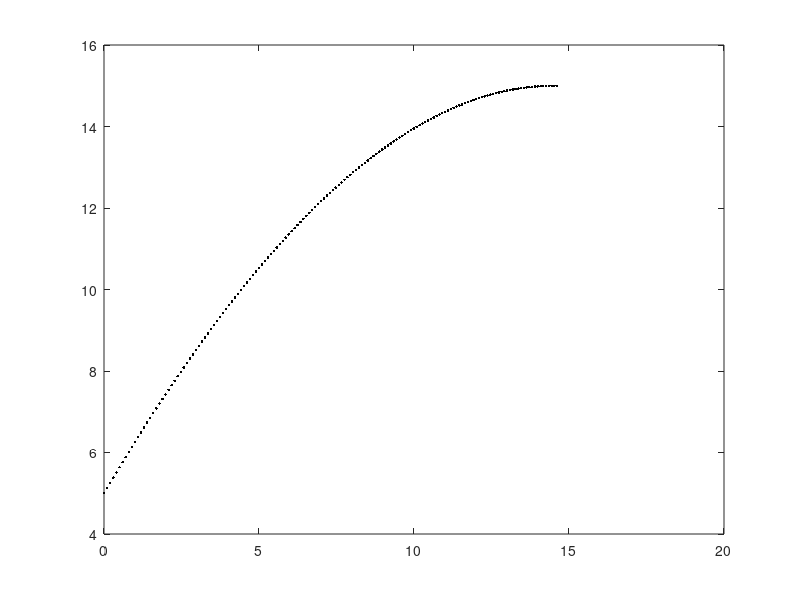

Source code (MATLAB):
%Fluids project/homework

%Get a flow to exactly 15m altitude with a starting height of 5m given a nozzle
%diameter at 60 degrees from the horizontal.
%kind of a quickly thrown together code, but the strategy is put in a
%nozzle size - the code then runs a forward euler up to 15m - if the
%velocity vectory in the y direction is greater than zero, the code starts
%over and subtracts from the initial velocity. this repeats until required
%conditions are met. (derivative at 15m for y ~= 0

%code could probably be faster in a few ways, and it could be refined to
%handle cases where stream never reaches 15meters - you have to always
%overshoot for it to work, but that could be easily handled.

clear
clc

g= 9.81;
rho = 800; %775-840 kg/m^2
nozzle_d = .2; %%.3; % m
v_init = 10; %m/s
mdot = rho * v_init * (nozzle_d^2*pi / 4);

a_y = @(v) g - .2*nozzle_d^2 * v^2 * 1.225/g; %with gravity, y direction
a_x = @(v) .2*nozzle_d^2 * v^2;

%y stuff
altitude = 5;
velocity_y = v_init;

%x stuff
x_dir = 0;
velocity_x = v_init;

step = .01;
target_alt = 15;
delta = 1;

while abs(delta)>.001
    n=1;
    velocity_y(n) = v_init;
    while sign(velocity_y(n)) == 1
        velocity_y(n+1) = velocity_y(n) - step * a_y(velocity_y(n));
        altitude(n+1) = altitude(n) + sind(60)*velocity_y(n+1) * step;
        velocity_x(n+1) = velocity_x(n) - step * a_x(velocity_x(n));
        x_dir(n+1) = x_dir(n) + velocity_x(n)*step;
        n = n+1;
    end
    delta = target_alt - altitude(length(altitude));
    y = altitude; %save in case we like it
    x = x_dir; %same as above
    x_dir = 0;
    altitude = 5;
    v_init = v_init + delta/10;
end
v_init
plot(x,y,'.k')
